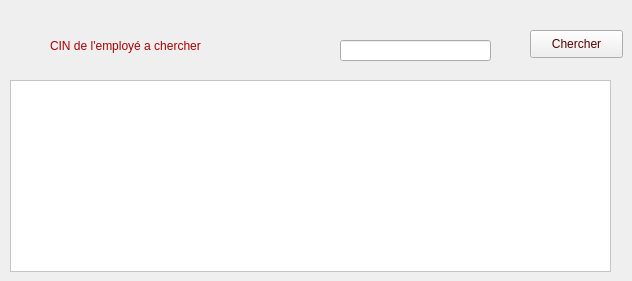
            <widget class="QWidget" name="tab_18">
             <attribute name="title">
              <string>Recherche employé</string>
             </attribute>
             <widget class="QLineEdit" name="lineEdit_recherche_2">
              <property name="geometry">
               <rect>
                <x>340</x>
                <y>40</y>
                <width>151</width>
                <height>21</height>
               </rect>
              </property>
             </widget>
             <widget class="QLabel" name="label_28">
              <property name="geometry">
               <rect>
                <x>50</x>
                <y>30</y>
                <width>221</width>
                <height>31</height>
               </rect>
              </property>
              <property name="styleSheet">
               <string notr="true">color: rgb(170, 0, 0);</string>
              </property>
              <property name="text">
               <string>CIN de l'employé a chercher</string>
              </property>
             </widget>
             <widget class="QPushButton" name="pb_rechercher">
              <property name="geometry">
               <rect>
                <x>530</x>
                <y>30</y>
                <width>93</width>
                <height>28</height>
               </rect>
              </property>
              <property name="styleSheet">
               <string notr="true">color: rgb(85, 0, 0);</string>
              </property>
              <property name="text">
               <string>Chercher</string>
              </property>
             </widget>
             <widget class="QTableView" name="tab_employe1">
              <property name="geometry">
               <rect>
                <x>10</x>
                <y>80</y>
                <width>601</width>
                <height>192</height>
               </rect>
              </property>
              <property name="styleSheet">
               <string notr="true">
background-color: rgb(255, 255, 255);</string>
              </property>
             </widget>
            </widget>
